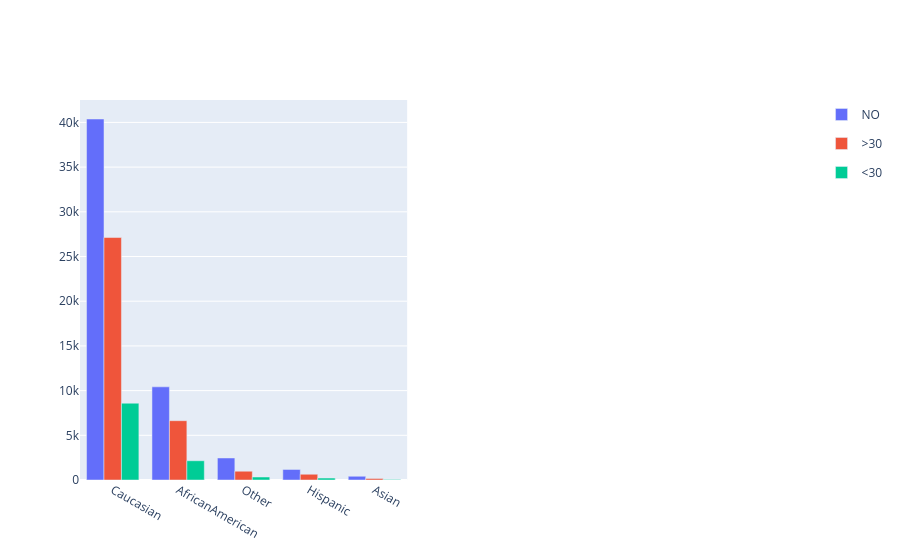

The code cell stored with this chart in its notebook:
### Code cell
fig = make_subplots(rows=1, cols=2)
dfFreq = dfChecked.value_counts(['race', 'readmitted']).reset_index().rename(columns={0:'frequency'})
figPx = px.bar(dfFreq, x=dfFreq['race'], y=dfFreq['frequency'], color='readmitted', barmode='group')
type(figPx)

# Unzip the list of tuples into two separate tuples/lists
#labels, values = zip(figPx.data)

# Create the go.Bar object
# barPx = go.Bar(figPx)
#barPx = go.Bar(x=labels, y=values)
#type(barPx)

bar_trace = figPx.data[0]
bar_trace1 = figPx.data[1]
bar_trace2 = figPx.data[2]

fig.add_trace(bar_trace)
fig.add_trace(bar_trace1)
fig.add_trace(bar_trace2)
fig.show()
# To clear figure
fig.data = []

### Figure 1 — Plotly figure (JSON) as saved in the notebook; plotly's stock layout.template omitted (floating-point values rounded to 4 significant figures)
{"data": [{"alignmentgroup": "True", "hovertemplate": "readmitted=NO<br>race=%{x}<br>frequency=%{y}<extra></extra>", "legendgroup": "NO", "marker": {"color": "#636efa", "pattern": {"shape": ""}}, "name": "NO", "offsetgroup": "NO", "orientation": "v", "showlegend": true, "textposition": "auto", "type": "bar", "x": ["Caucasian", "AfricanAmerican", "Other", "Hispanic", "Asian"], "xaxis": "x", "y": [40383, 10421, 2462, 1183, 415], "yaxis": "y"}, {"alignmentgroup": "True", "hovertemplate": "readmitted=>30<br>race=%{x}<br>frequency=%{y}<extra></extra>", "legendgroup": ">30", "marker": {"color": "#EF553B", "pattern": {"shape": ""}}, "name": ">30", "offsetgroup": ">30", "orientation": "v", "showlegend": true, "textposition": "auto", "type": "bar", "x": ["Caucasian", "AfricanAmerican", "Other", "Hispanic", "Asian"], "xaxis": "x", "y": [27124, 6634, 984, 642, 161], "yaxis": "y"}, {"alignmentgroup": "True", "hovertemplate": "readmitted=<30<br>race=%{x}<br>frequency=%{y}<extra></extra>", "legendgroup": "<30", "marker": {"color": "#00cc96", "pattern": {"shape": ""}}, "name": "<30", "offsetgroup": "<30", "orientation": "v", "showlegend": true, "textposition": "auto", "type": "bar", "x": ["Caucasian", "AfricanAmerican", "Other", "Hispanic", "Asian"], "xaxis": "x", "y": [8592, 2155, 333, 212, 65], "yaxis": "y"}], "layout": {"xaxis": {"anchor": "y", "domain": [0, 0.45]}, "xaxis2": {"anchor": "y2", "domain": [0.55, 1]}, "yaxis": {"anchor": "x", "domain": [0, 1]}, "yaxis2": {"anchor": "x2", "domain": [0, 1]}}}
